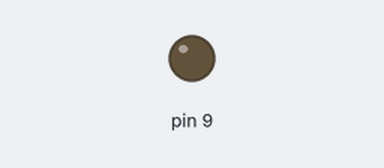
Recording of a sketch running on a simulated Arduino Uno, built with avr-gcc and run on an emulated ATmega328P. Parts: output pins drawn as LEDs (lit = HIGH).

Above: at 0.05 s.
At 1.95 s:
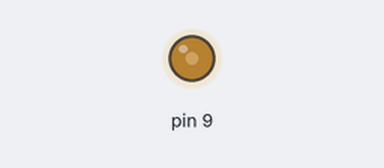
At 3.9 s:
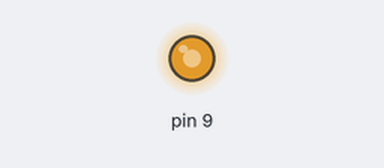
At 10.6 s:
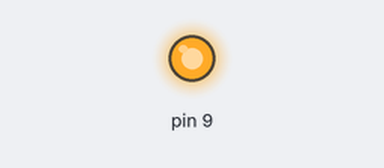
Timing chart, 0 to 13.8 s (numbered marks = the images above):
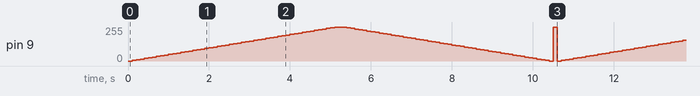

The sketch:

Fade.ino
```cpp
int bright=0;
int fadeamt=5;
void setup()
{
  pinMode(9, OUTPUT);
}

void loop()
{
  analogWrite(9,bright);
  bright=bright+fadeamt;
  if(bright<0 || bright>255){
    fadeamt=-fadeamt;
  }
  delay(100); // Wait for 100 millisecond(s)
}
```

Measured:
- by itself, pin 9: moves between 0/255 and 255/255, repeating every 10.6 s
